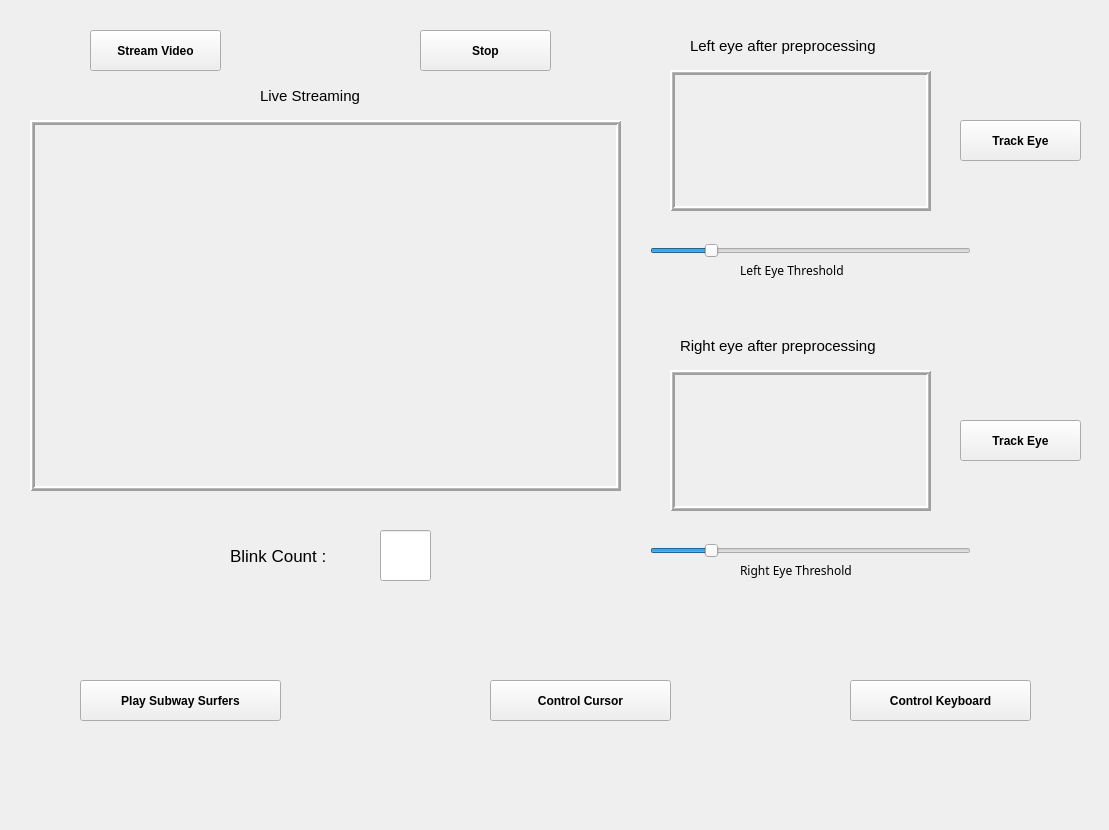
<?xml version="1.0" encoding="UTF-8"?>
<ui version="4.0">
 <class>Form</class>
 <widget class="QWidget" name="Form">
  <property name="geometry">
   <rect>
    <x>0</x>
    <y>0</y>
    <width>1109</width>
    <height>830</height>
   </rect>
  </property>
  <property name="font">
   <font>
    <pointsize>12</pointsize>
    <weight>50</weight>
    <bold>false</bold>
   </font>
  </property>
  <property name="windowTitle">
   <string>The Eyenput</string>
  </property>
  <widget class="QLabel" name="frame_window">
   <property name="geometry">
    <rect>
     <x>30</x>
     <y>120</y>
     <width>591</width>
     <height>371</height>
    </rect>
   </property>
   <property name="frameShape">
    <enum>QFrame::Box</enum>
   </property>
   <property name="frameShadow">
    <enum>QFrame::Raised</enum>
   </property>
   <property name="lineWidth">
    <number>2</number>
   </property>
   <property name="midLineWidth">
    <number>1</number>
   </property>
   <property name="text">
    <string/>
   </property>
  </widget>
  <widget class="QSlider" name="thresh_slider_right">
   <property name="geometry">
    <rect>
     <x>650</x>
     <y>240</y>
     <width>321</width>
     <height>21</height>
    </rect>
   </property>
   <property name="maximum">
    <number>255</number>
   </property>
   <property name="value">
    <number>45</number>
   </property>
   <property name="orientation">
    <enum>Qt::Horizontal</enum>
   </property>
  </widget>
  <widget class="QLabel" name="label">
   <property name="geometry">
    <rect>
     <x>740</x>
     <y>260</y>
     <width>141</width>
     <height>20</height>
    </rect>
   </property>
   <property name="font">
    <font>
     <family>MS Reference Sans Serif</family>
     <pointsize>9</pointsize>
     <weight>50</weight>
     <italic>false</italic>
     <bold>false</bold>
    </font>
   </property>
   <property name="text">
    <string>Left Eye Threshold</string>
   </property>
  </widget>
  <widget class="QPushButton" name="pb_start">
   <property name="geometry">
    <rect>
     <x>90</x>
     <y>30</y>
     <width>131</width>
     <height>41</height>
    </rect>
   </property>
   <property name="font">
    <font>
     <pointsize>9</pointsize>
     <weight>75</weight>
     <bold>true</bold>
    </font>
   </property>
   <property name="text">
    <string>Stream Video</string>
   </property>
   <property name="flat">
    <bool>false</bool>
   </property>
  </widget>
  <widget class="QPushButton" name="pb_stop">
   <property name="geometry">
    <rect>
     <x>420</x>
     <y>30</y>
     <width>131</width>
     <height>41</height>
    </rect>
   </property>
   <property name="font">
    <font>
     <pointsize>9</pointsize>
     <weight>75</weight>
     <bold>true</bold>
    </font>
   </property>
   <property name="text">
    <string>Stop</string>
   </property>
   <property name="flat">
    <bool>false</bool>
   </property>
  </widget>
  <widget class="QLabel" name="label_3">
   <property name="geometry">
    <rect>
     <x>230</x>
     <y>540</y>
     <width>131</width>
     <height>31</height>
    </rect>
   </property>
   <property name="font">
    <font>
     <pointsize>13</pointsize>
    </font>
   </property>
   <property name="text">
    <string>Blink Count :</string>
   </property>
  </widget>
  <widget class="QLineEdit" name="fill_count">
   <property name="geometry">
    <rect>
     <x>380</x>
     <y>530</y>
     <width>51</width>
     <height>51</height>
    </rect>
   </property>
   <property name="font">
    <font>
     <pointsize>12</pointsize>
     <kerning>true</kerning>
    </font>
   </property>
   <property name="layoutDirection">
    <enum>Qt::LeftToRight</enum>
   </property>
   <property name="text">
    <string/>
   </property>
  </widget>
  <widget class="QPushButton" name="pb_sub_surf">
   <property name="geometry">
    <rect>
     <x>80</x>
     <y>680</y>
     <width>201</width>
     <height>41</height>
    </rect>
   </property>
   <property name="font">
    <font>
     <pointsize>9</pointsize>
     <weight>75</weight>
     <bold>true</bold>
    </font>
   </property>
   <property name="text">
    <string>Play Subway Surfers</string>
   </property>
   <property name="flat">
    <bool>false</bool>
   </property>
  </widget>
  <widget class="QPushButton" name="pb_control_cursor">
   <property name="geometry">
    <rect>
     <x>490</x>
     <y>680</y>
     <width>181</width>
     <height>41</height>
    </rect>
   </property>
   <property name="font">
    <font>
     <pointsize>9</pointsize>
     <weight>75</weight>
     <bold>true</bold>
    </font>
   </property>
   <property name="text">
    <string>Control Cursor</string>
   </property>
   <property name="flat">
    <bool>false</bool>
   </property>
  </widget>
  <widget class="QPushButton" name="pb_cont_keyboard">
   <property name="geometry">
    <rect>
     <x>850</x>
     <y>680</y>
     <width>181</width>
     <height>41</height>
    </rect>
   </property>
   <property name="font">
    <font>
     <pointsize>9</pointsize>
     <weight>75</weight>
     <bold>true</bold>
    </font>
   </property>
   <property name="text">
    <string>Control Keyboard</string>
   </property>
   <property name="flat">
    <bool>false</bool>
   </property>
  </widget>
  <widget class="QLabel" name="left_eye_window">
   <property name="geometry">
    <rect>
     <x>670</x>
     <y>370</y>
     <width>261</width>
     <height>141</height>
    </rect>
   </property>
   <property name="frameShape">
    <enum>QFrame::Box</enum>
   </property>
   <property name="frameShadow">
    <enum>QFrame::Raised</enum>
   </property>
   <property name="lineWidth">
    <number>2</number>
   </property>
   <property name="midLineWidth">
    <number>1</number>
   </property>
   <property name="text">
    <string/>
   </property>
  </widget>
  <widget class="QLabel" name="label_4">
   <property name="geometry">
    <rect>
     <x>260</x>
     <y>80</y>
     <width>121</width>
     <height>31</height>
    </rect>
   </property>
   <property name="font">
    <font>
     <pointsize>11</pointsize>
    </font>
   </property>
   <property name="text">
    <string>Live Streaming</string>
   </property>
  </widget>
  <widget class="QLabel" name="label_5">
   <property name="geometry">
    <rect>
     <x>690</x>
     <y>30</y>
     <width>221</width>
     <height>31</height>
    </rect>
   </property>
   <property name="font">
    <font>
     <pointsize>11</pointsize>
    </font>
   </property>
   <property name="text">
    <string>Left eye after preprocessing </string>
   </property>
  </widget>
  <widget class="QLabel" name="right_eye_window">
   <property name="geometry">
    <rect>
     <x>670</x>
     <y>70</y>
     <width>261</width>
     <height>141</height>
    </rect>
   </property>
   <property name="frameShape">
    <enum>QFrame::Box</enum>
   </property>
   <property name="frameShadow">
    <enum>QFrame::Raised</enum>
   </property>
   <property name="lineWidth">
    <number>2</number>
   </property>
   <property name="midLineWidth">
    <number>1</number>
   </property>
   <property name="text">
    <string/>
   </property>
  </widget>
  <widget class="QLabel" name="label_6">
   <property name="geometry">
    <rect>
     <x>680</x>
     <y>330</y>
     <width>231</width>
     <height>31</height>
    </rect>
   </property>
   <property name="font">
    <font>
     <pointsize>11</pointsize>
    </font>
   </property>
   <property name="text">
    <string>Right eye after preprocessing </string>
   </property>
  </widget>
  <widget class="QPushButton" name="pb_track_right_eye">
   <property name="geometry">
    <rect>
     <x>960</x>
     <y>420</y>
     <width>121</width>
     <height>41</height>
    </rect>
   </property>
   <property name="font">
    <font>
     <pointsize>9</pointsize>
     <weight>75</weight>
     <bold>true</bold>
    </font>
   </property>
   <property name="text">
    <string>Track Eye</string>
   </property>
   <property name="flat">
    <bool>false</bool>
   </property>
  </widget>
  <widget class="QPushButton" name="pb_track_left_eye">
   <property name="geometry">
    <rect>
     <x>960</x>
     <y>120</y>
     <width>121</width>
     <height>41</height>
    </rect>
   </property>
   <property name="font">
    <font>
     <pointsize>9</pointsize>
     <weight>75</weight>
     <bold>true</bold>
    </font>
   </property>
   <property name="text">
    <string>Track Eye</string>
   </property>
   <property name="flat">
    <bool>false</bool>
   </property>
  </widget>
  <widget class="QSlider" name="thresh_slider_left">
   <property name="geometry">
    <rect>
     <x>650</x>
     <y>540</y>
     <width>321</width>
     <height>21</height>
    </rect>
   </property>
   <property name="maximum">
    <number>255</number>
   </property>
   <property name="value">
    <number>45</number>
   </property>
   <property name="orientation">
    <enum>Qt::Horizontal</enum>
   </property>
  </widget>
  <widget class="QLabel" name="label_2">
   <property name="geometry">
    <rect>
     <x>740</x>
     <y>560</y>
     <width>151</width>
     <height>20</height>
    </rect>
   </property>
   <property name="font">
    <font>
     <family>MS Reference Sans Serif</family>
     <pointsize>9</pointsize>
     <weight>50</weight>
     <italic>false</italic>
     <bold>false</bold>
    </font>
   </property>
   <property name="text">
    <string>Right Eye Threshold</string>
   </property>
  </widget>
 </widget>
 <resources/>
 <connections/>
</ui>
